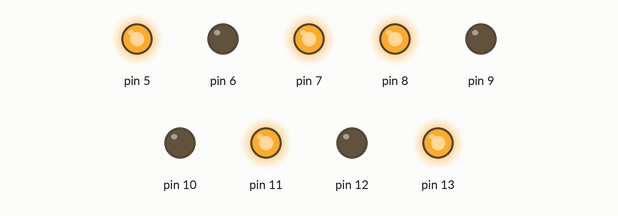
The sketch below on a simulated Arduino Uno, built with avr-gcc and run on an emulated ATmega328P. Shown: output pins drawn as LEDs (lit = HIGH).

Above: at 1.0 s.
At 3.0 s:
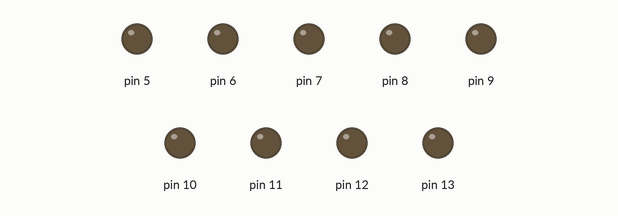
At 5.0 s:
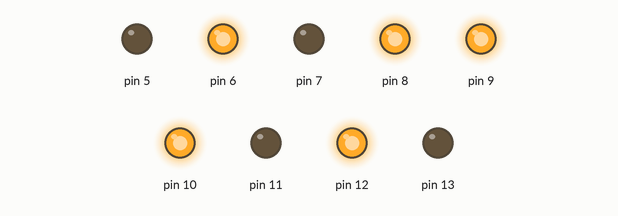
Timing chart, 0 to 7.8 s (numbered marks = the images above):
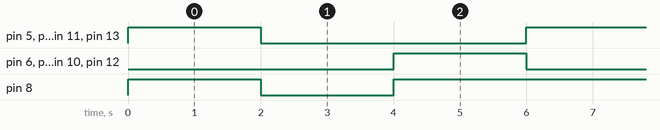

The sketch:

3x3_led_matrix.ino
```cpp
void setup()
{
  pinMode(13, OUTPUT);
  pinMode(12, OUTPUT);
  pinMode(11, OUTPUT);
  pinMode(10, OUTPUT);
  pinMode(9, OUTPUT);
  pinMode(8, OUTPUT);
  pinMode(7, OUTPUT);
  pinMode(6, OUTPUT);
  pinMode(5, OUTPUT);
}

void loop()
{
  //shows x
  digitalWrite(13, HIGH);
  digitalWrite(12, LOW);
  digitalWrite(11, HIGH);
  digitalWrite(10, LOW);
  digitalWrite(9, LOW);
  digitalWrite(8, HIGH);
  digitalWrite(7, HIGH);
  digitalWrite(6, LOW);
  digitalWrite(5, HIGH);
  delay(2000);
  //everything off
  digitalWrite(13, LOW);
  digitalWrite(12, LOW);
  digitalWrite(11, LOW);
  digitalWrite(10, LOW);
  digitalWrite(9, LOW);
  digitalWrite(8, LOW);
  digitalWrite(7, LOW);
  digitalWrite(6, LOW);
  digitalWrite(5, LOW);
  delay(2000);
  //shows +
  digitalWrite(13, LOW);
  digitalWrite(12, HIGH);
  digitalWrite(11, LOW);
  digitalWrite(10, HIGH);
  digitalWrite(9, HIGH);
  digitalWrite(8, HIGH);
  digitalWrite(7, LOW);
  digitalWrite(6, HIGH);
  digitalWrite(5, LOW);
  delay(2000);

}
```

Measured:
- by itself, pin 5–7, pin 9–13: alternates HIGH for 2.0 s and LOW for 4.0 s
- by itself, pin 8: repeats every 6.0 s: LOW 2.0 s, HIGH 4.0 s
- by itself, everything shown: repeats every 6.0 s, in 3 steps
